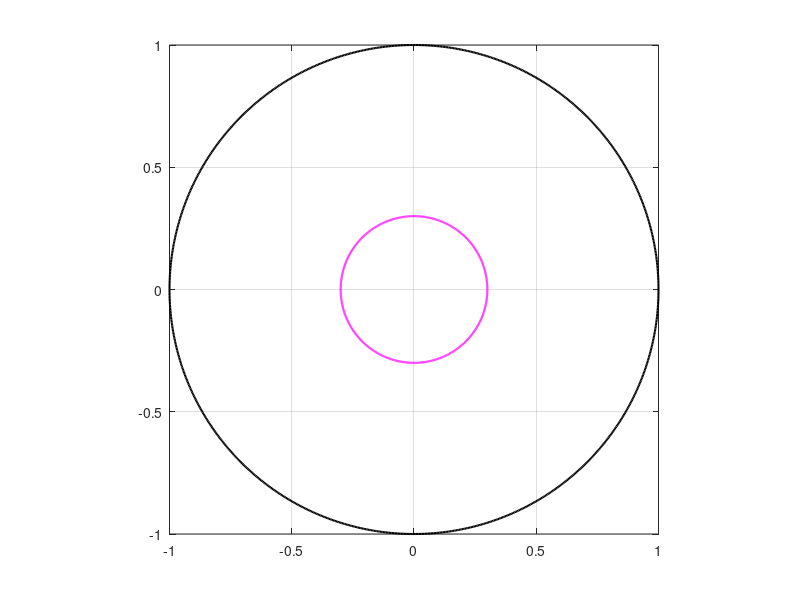

Write the MATLAB code that produced this figure. (Note: this script raises an error after producing the figure.)
clear
clc
addpath ../bie; addpath ../fmm; addpath ../maps;
%%
n         =   2^10
t         =   (0:2*pi/n:2*pi-2*pi/n).';
%% 
rad       =   [ 0.3  ];
cen       =   [-0.0i ];
theth     =   [ 0    ];
thetv     =   [ pi/2 ];
%%
m = length(rad);
% 
et(1:n,1)   =   exp(i.*t);et(1)=1;et(n/4+1)=i;et(n/2+1)=-1;
etp(1:n,1)  =   i.*exp(i.*t);
%%
for k=1:m
    Jk = 1+k*n:(k+1)*n;
    et(Jk,1)    =  cen(k)+rad(k)*exp(-i*t);
    etp(Jk,1)   =      -i*rad(k)*exp(-i*t);
end
%%
figure;
hold on; box on
k=1; crv = et(1+(k-1)*n:k*n);crv(n+1)=crv(1);
plot(real(crv),imag(crv),'-k','LineWidth',1.5);
% 
for k=2:m+1
    crv = et(1+(k-1)*n:k*n);crv(n+1)=crv(1);
    plot(real(crv),imag(crv),'-m','LineWidth',1.5);
end 
axis equal
grid on
axis([-1  1.0  -1.0   1.0])
%%
alpha =  0.6i;
mapv = halfrecmap(et,etp,alpha,n,thetv);
maph = halfrecmap(et,etp,alpha,n,theth);
%
U = 2.0;
% 
zetho   =  maph.zet; 
zetvo   =  mapv.zet; 
% 
zetv =  zetvo;
zeth = (1-U).*zetho;
zmap =  (zetv-zeth)/U;
%%
zetb1  =  zmap(n+1:2*n);
zetb1p =  derfft(real(zetb1))+i*derfft(imag(zetb1));
Area1  = -(2*pi/n)*sum(real(zetb1).*imag(zetb1p))
%%
Psi   = @(z)(2./(z-i)-i); %i(i+z)/(i-z)
Psiv  = @(w)(2i./(i*w-1)+i);
%
zmapb = Psiv(zmap);
% 
etb   = []; etbp = [];
for k=0:m
    Jk = 1+k*n:(k+1)*n;
    zet1  =  zmapb(Jk);
    zet1p =  derfft(real(zet1))+i*derfft(imag(zet1));
    etb   = [etb;zet1];
    etbp  = [etbp;zet1p];
end
% 
mapb  = halfrecmap(etb,etbp,alpha,n,theth);
zet   =  mapb.zet;
fetb  =  mapb.fet;
fh0   =  mapb.h0;
%%
[xh  , yh]  =  meshgrid([-2.25:0.005:2.25],[0.01:0.005:3.25]);
zho         =  xh+i.*yh;
[mh,nh]     =  size(zho);
%
for j=2:m+1
    Jk = 1+(j-1)*n:j*n;
    [in,on] = inpolygon(real(zho),imag(zho),real(zmap(Jk)),imag(zmap(Jk)));
    zho(in) = NaN+i*NaN;
    zho(on) = NaN+i*NaN;
end
zhovo  =  zho(:);
zhov   =  zhovo(abs(zhovo)>=0).';
% 
zhovb  =  Psiv(zhov);
% 
whov   =  Psi(zhovb)+(zhovb-alpha).*fcau(etb,etbp,fetb,zhovb)+i*fh0;
whovo  =  (NaN+i*NaN).*ones(size(zhovo));
whovo(abs(zhovo)>=0) = whov.';
wzo    =  (NaN+i*NaN).*ones(size(zho));
wzo(:) =   whovo;
%%
figure;
hold on; box on
k=1; crv = zmap(1+(k-1)*n:k*n);crv(n+1)=crv(1);
plot(real(crv),imag(crv),'-k','LineWidth',1.5);
% 
for k=2:m+1
    crv = zmap(1+(k-1)*n:k*n);crv(n+1)=crv(1);
    plot(real(crv),imag(crv),'-m','LineWidth',1.5);
end 
plot(real(zhov),imag(zhov),'.r','LineWidth',1.5);
axis equal
grid on
axis([-2  2.0  -1.0   2.0])
%%
figure;
hold on; box on
% 
for k=1:m+1
    crv = etb(1+(k-1)*n:k*n);crv(n+1)=crv(1);
    plot(real(crv),imag(crv),'-k','LineWidth',1.5);
end 
plot(real(zhovb),imag(zhovb),'.r','LineWidth',1.5);
axis equal
grid on
axis([-1.1  1.1  -1.1   1.1])
%%
figure;
hold on; box on
% 
for k=1:m+1
    crv = zet(1+(k-1)*n:k*n);crv(n+1)=crv(1);
    plot(real(crv),imag(crv),'-k','LineWidth',1.5);
end 
plot(real(whov),imag(whov),'.r','LineWidth',1.5);
axis equal
grid on
axis([-3  3  -1.0   3.0])
%%
figure;
set(groot,'defaultAxesTickLabelInterpreter','latex');  
set(groot,'defaulttextinterpreter','latex');
set(groot,'defaultLegendInterpreter','latex');
hold on; box on
% 
cntv  =  [0.05,0.2,0.4,0.6,0.8,1.0,1.2,1.4,1.6,1.8,2.0,2.11,2.20758,2.30,...
          2.445,2.59,2.67315,2.76:0.2:3.7];
[cnt1,cnt2] = contour(real(zho),imag(zho),imag(wzo),cntv,'b','LineWidth',1.0);
% 
k=1; crv = zmap(1+(k-1)*n:k*n);crv(n+1)=crv(1);
plot(real(crv),imag(crv),'-k','LineWidth',2);
% 
for k=2:m+1
    crv = zmap(1+(k-1)*n:k*n);crv(n+1)=crv(1);
    plot(real(crv),imag(crv),'-k','LineWidth',2);
end 
set(gca,'FontSize',14)
axis equal
axis([-2.25  2.25  -0.25  3.25])
xticks([-2:1:2])
yticks([0:1:4])
set(gca,'LooseInset',get(gca,'TightInset'))
grid on; 
ax=gca; 
set(ax,'xminorgrid','on','yminorgrid','on')
ax.GridAlpha=0.25; ax.MinorGridAlpha=0.25;
print -depsc halffig1DU2Lc
%%
